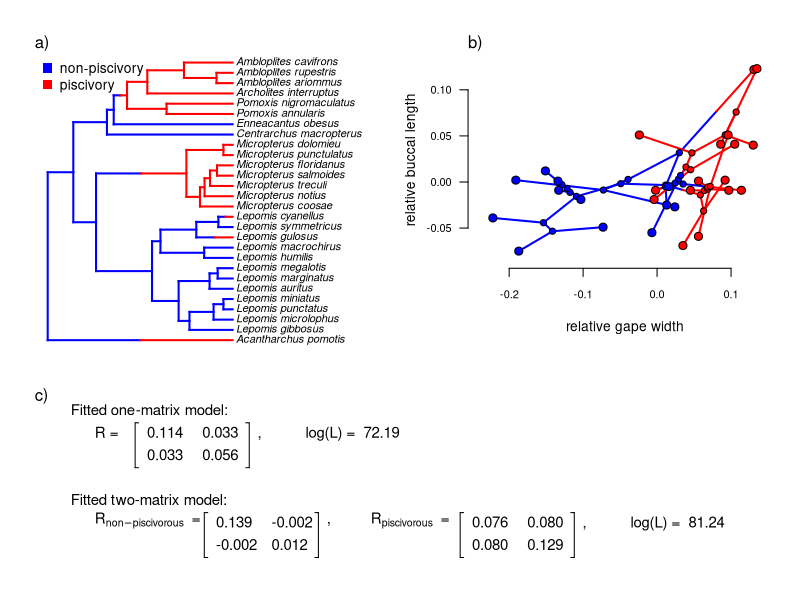

Recreate this plot in R. (Note: this script raises an error after producing the figure.)
library(phytools)

## Figure 1
pdf(file="Figure1.pdf",width=9,height=7)
data(sunfish.tree)
data(sunfish.data)
layout(matrix(c(1,2,3,3),2,2,byrow=TRUE),heights=c(1,0.7))
cols<-setNames(c("blue","red"),c("non","pisc"))
plot(sunfish.tree,cols,ftype="i",
	mar=c(0.1,2.1,3.1,1.1),fsize=0.8)
mtext("a)",line=0,adj=0)
legend("topleft",c("non-piscivory","piscivory"),
	pch=15,col=cols,bty="n",pt.cex=1.5)
par(mar=c(5.1,4.1,3.1,1.1),cex.axis=0.8)
phylomorphospace(sunfish.tree,sunfish.data[,2:3],colors=cols,
	ftype="off",bty="n",xlab="relative gape width",
	ylab="relative buccal length",node.by.map=TRUE,
	las=1,cex.axis=0.8)
mtext("b)",line=0,adj=0)
fit<-evol.vcv(sunfish.tree,sunfish.data[,2:3])
par(mar=c(0.1,2.1,3.1,1.1))
plot(NA,xlim=c(0,1),ylim=c(0.2,1),axes=FALSE)
mtext("c)",line=0,adj=0)
par(cex=0.9)
text(x=0,y=1,"Fitted one-matrix model:",pos=4)
text(x=0,y=0.9,"      R = ",pos=4)
h<-0.05
lines(rep(0.155,2)-h,c(0.75,0.95))
lines(c(0.155,0.16)-h,rep(0.95,2))
lines(c(0.155,0.16)-h,rep(0.75,2))
R=fit$R.single
text(0.16-h,0.9,sprintf("%1.3f",R[1,1]),pos=4)
text(0.16-h,0.8,sprintf("%1.3f",R[1,2]),pos=4)
text(0.24-h,0.9,sprintf("%1.3f",R[2,1]),pos=4)
text(0.24-h,0.8,sprintf("%1.3f",R[2,2]),pos=4)
lines(rep(0.32,2)-h,c(0.75,0.95))
lines(c(0.32,0.315)-h,rep(0.95,2))
lines(c(0.32,0.315)-h,rep(0.75,2))
text(x=0.32-h,y=0.9,paste(",          ","log(L) = ",
	round(fit$logL1,2)),pos=4)
v<-0.4
text(x=0,y=1-v,"Fitted two-matrix model:",pos=4)
text(x=0,y=0.9-v,expression(paste("      ",
	R[non-piscivorous],"  =")),pos=4)
h<-0.05
lines(rep(0.155,2)+h,c(0.75,0.95)-v)
lines(c(0.155,0.16)+h,rep(0.95,2)-v)
lines(c(0.155,0.16)+h,rep(0.75,2)-v)
R=fit$R.multiple[,,1]
text(0.16+h,0.9-v,sprintf("%1.3f",R[1,1]),pos=4)
text(0.16+h,0.8-v,sprintf("%1.3f",R[1,2]),pos=4)
text(0.24+h,0.9-v,sprintf("%1.3f",R[2,1]),pos=4)
text(0.24+h,0.8-v,sprintf("%1.3f",R[2,2]),pos=4)
lines(rep(0.32,2)+h,c(0.75,0.95)-v)
lines(c(0.32,0.315)+h,rep(0.95,2)-v)
lines(c(0.32,0.315)+h,rep(0.75,2)-v)
text(x=0.32+h,y=0.9-v,expression(paste(",    ","      ",
	R[piscivorous],"  =")),pos=4)
h<-0.32+2*h
lines(rep(0.155+h,2),c(0.75,0.95)-v)
lines(c(0.155+h,0.16+h),rep(0.95,2)-v)
lines(c(0.155+h,0.16+h),rep(0.75,2)-v)
R=fit$R.multiple[,,2]
text(0.16+h,0.9-v,sprintf("%1.3f",R[1,1]),pos=4)
text(0.16+h,0.8-v,sprintf("%1.3f",R[1,2]),pos=4)
text(0.24+h,0.9-v,sprintf("%1.3f",R[2,1]),pos=4)
text(0.24+h,0.8-v,sprintf("%1.3f",R[2,2]),pos=4)
lines(rep(0.32+h,2),c(0.75,0.95)-v)
lines(c(0.32+h,0.315+h),rep(0.95,2)-v)
lines(c(0.32+h,0.315+h),rep(0.75,2)-v)
text(x=0.32+h,y=0.9-v,paste(",          ","log(L) = ",
	round(fit$logL.multiple,2)),pos=4)
dev.off()
## end Figure 1

## Table 1
fit.all<-evolvcv.lite(sunfish.tree,sunfish.data[,2:3],
	models="all models")
Table1<-matrix(NA,8,9,dimnames=list(
	names(fit.all),
	c("Model","sig2[1,1]","sig2[1,2]","sig2[2,1]","sig2[2,2]",
	"r[1]","r[2]","log(L)","AIC")))
Table1<-as.data.frame(Table1)
for(i in 1:length(fit.all)){
	Table1[i,1]<-fit.all[[i]]$description
	if(i==1){
		Table1[i,2]<-fit.all[[i]]$R[1,1]
		Table1[i,4]<-fit.all[[i]]$R[2,2]
		Table1[i,6]<-fit.all[[i]]$R[1,2]/sqrt(fit.all[[i]]$R[1,1]*
			fit.all[[i]]$R[2,2])
	} else {
		Table1[i,2]<-fit.all[[i]]$R[[1]][1,1]
		if(fit.all[[i]]$R[[2]][1,1]!=Table1[i,2])
			Table1[i,3]<-fit.all[[i]]$R[[2]][1,1]
		Table1[i,4]<-fit.all[[i]]$R[[1]][2,2]
		if(fit.all[[i]]$R[[2]][2,2]!=Table1[i,4])
			Table1[i,5]<-fit.all[[i]]$R[[2]][2,2]
		Table1[i,6]<-fit.all[[i]]$R[[1]][1,2]/sqrt(
			fit.all[[i]]$R[[1]][1,1]*
			fit.all[[i]]$R[[1]][2,2])
		r2<-fit.all[[i]]$R[[2]][1,2]/sqrt(
			fit.all[[i]]$R[[2]][1,1]*
			fit.all[[i]]$R[[2]][2,2])
		if(r2!=Table1[i,6]) Table1[i,7]<-r2
	}
	Table1[i,8]<-fit.all[[i]]$logLik
	Table1[i,9]<-fit.all[[i]]$AIC
}
xtable(Table1)
## end Table 1

## Figure 2
trop.data<-read.csv(file="tropidurid-data.csv",row.names=1)
trop.tree<-read.simmap(file="tropidurid-tree.tre",format="nexus",
	version=1.5)
pdf(file="Figure2.pdf",width=10,height=6)
cols<-setNames(palette()[c(2,4)],c("n_rock","rock"))
tmp<-trop.tree
tmp$tip.label<-paste(" ",tmp$tip.label)
plot(tmp,outline=TRUE,colors=cols,fsize=0.6,
	direction="upwards",ftype="i",offset=0.1,
	lwd=3)
legend(x="bottomright",c("non rock-dwelling","rock-dwelling"),
	pch=22,pt.bg=palette()[c(2,4)],pt.cex=1.5,bty="n")
dev.off()
## end Figure 2

## Table 2
trop.fits<-evolvcv.lite(trop.tree,trop.data,models="all models")
trop.aic<-sapply(trop.fits,function(x) x$AIC)	
trop.w<-aic.w(trop.aic)

ii<-order(trop.aic)[1:4]
bfits<-trop.fits[ii]
class(bfits)<-class(trop.fits)

TROP.RESULTS<-data.frame(model=names(bfits),
	sig11=sapply(bfits,function(x) x$R[[1]][1,1]),
	sig12=sapply(bfits,function(x) x$R[[2]][1,1]),
	sig21=sapply(bfits,function(x) x$R[[1]][2,2]),
	sig22=sapply(bfits,function(x) x$R[[2]][2,2]),
	r1=sapply(bfits,function(x) cov2cor(x$R[[1]])[1,2]),
	r2=sapply(bfits,function(x) cov2cor(x$R[[2]])[1,2]),
	logL=sapply(bfits,function(x) x$logLik),
	AIC=trop.aic[ii],Akaike.w=as.vector(trop.w[ii]))
rownames(TROP.RESULTS)<-NULL
xtable(TROP.RESULTS)

## SIMULATION

nsim<-20
ntaxa<-100
nmin<-20

## simulate trees
set.seed(99)
Q<-0.5*matrix(c(-2,1,1,1,-2,1,1,1,-2),3,3,dimnames=list(1:3,1:3))
trees<-list()
class(trees)<-c("multiSimmap","multiPhylo")
for(i in 1:nsim){
	tt<-pbtree(n=ntaxa,scale=1)
	mt<-sim.history(tt,Q)
	xx<-as.factor(getStates(mt,"tips"))
	while(any(summary(xx)<nmin)){
		mt<-sim.history(tt,Q)
		xx<-as.factor(getStates(mt,"tips"))
	}
	trees[[i]]<-mt
}

## Model 1 (no difference)
set.seed(11)
MODEL1<-matrix(NA,nsim,8,dimnames=list(1:nsim,paste("AIC(",
	c("1","2","2b","2c","3","3b","3c","4"),")",sep="")))
fits.model1<-list()
for(i in 1:nsim){
	r<-runif(n=1,min=-1,max=1)
	v1<-exp(rnorm(n=1))
	v2<-exp(rnorm(n=1))
	V<-matrix(c(v1,r*sqrt(v1*v2),r*sqrt(v1*v2),v2),2,2)
	X<-sim.corrs(trees[[i]],V)
	fits.model1[[i]]<-evolvcv.lite(trees[[i]],X,models="all models",
		tol=1e-4,try.iter=20)
	MODEL1[i,]<-sapply(fits.model1[[i]],function(x) x$AIC)
}
wMODEL1<-t(apply(MODEL1,1,aic.w))
dMODEL1<-t(apply(MODEL1,1,function(x) x-min(x)))

## Model 2 (different rates, common correlation)
set.seed(21)
MODEL2<-matrix(NA,nsim,8,dimnames=list(1:nsim,paste("AIC(",
	c("1","2","2b","2c","3","3b","3c","4"),")",sep="")))
fits.model2<-list()
for(i in 1:nsim){
	r<-runif(n=1,min=-1,max=1)
	v1<-exp(rnorm(n=3))
	v2<-exp(rnorm(n=3))
	V<-setNames(list(
		matrix(c(v1[1],r*sqrt(v1[1]*v2[1]),r*sqrt(v1[1]*v2[1]),v2[1]),2,2),
		matrix(c(v1[2],r*sqrt(v1[2]*v2[2]),r*sqrt(v1[2]*v2[2]),v2[2]),2,2),
		matrix(c(v1[3],r*sqrt(v1[3]*v2[3]),r*sqrt(v1[3]*v2[3]),v2[3]),2,2)),
		1:3)
	X<-sim.corrs(trees[[i]],V)
	fits.model2[[i]]<-evolvcv.lite(trees[[i]],X,models="all models",
		tol=1e-4,try.iter=20)
	MODEL2[i,]<-sapply(fits.model2[[i]],function(x) x$AIC)
}
wMODEL2<-t(apply(MODEL2,1,aic.w))
dMODEL2<-t(apply(MODEL2,1,function(x) x-min(x)))

## Model 2b (different rates trait 1, common correlation)
set.seed(22)
MODEL2b<-matrix(NA,nsim,8,dimnames=list(1:nsim,paste("AIC(",
	c("1","2","2b","2c","3","3b","3c","4"),")",sep="")))
fits.model2b<-list()
for(i in 1:nsim){
	r<-runif(n=1,min=-1,max=1)
	v1<-exp(rnorm(n=3))
	v2<-rep(exp(rnorm(n=1)),3)
	V<-setNames(list(
		matrix(c(v1[1],r*sqrt(v1[1]*v2[1]),r*sqrt(v1[1]*v2[1]),v2[1]),2,2),
		matrix(c(v1[2],r*sqrt(v1[2]*v2[2]),r*sqrt(v1[2]*v2[2]),v2[2]),2,2),
		matrix(c(v1[3],r*sqrt(v1[3]*v2[3]),r*sqrt(v1[3]*v2[3]),v2[3]),2,2)),
		1:3)
	X<-sim.corrs(trees[[i]],V)
	fits.model2b[[i]]<-evolvcv.lite(trees[[i]],X,models="all models",
		tol=1e-4,try.iter=20)
	MODEL2b[i,]<-sapply(fits.model2b[[i]],function(x) x$AIC)
}
wMODEL2b<-t(apply(MODEL2b,1,aic.w))
dMODEL2b<-t(apply(MODEL2b,1,function(x) x-min(x)))

## Model 2c (different rates trait 2, common correlation)
set.seed(23)
MODEL2c<-matrix(NA,nsim,8,dimnames=list(1:nsim,paste("AIC(",
	c("1","2","2b","2c","3","3b","3c","4"),")",sep="")))
fits.model2c<-list()
for(i in 1:nsim){
	r<-runif(n=1,min=-1,max=1)
	v1<-rep(exp(rnorm(n=1)),3)
	v2<-exp(rnorm(n=3))
	V<-setNames(list(
		matrix(c(v1[1],r*sqrt(v1[1]*v2[1]),r*sqrt(v1[1]*v2[1]),v2[1]),2,2),
		matrix(c(v1[2],r*sqrt(v1[2]*v2[2]),r*sqrt(v1[2]*v2[2]),v2[2]),2,2),
		matrix(c(v1[3],r*sqrt(v1[3]*v2[3]),r*sqrt(v1[3]*v2[3]),v2[3]),2,2)),
		1:3)
	X<-sim.corrs(trees[[i]],V)
	fits.model2c[[i]]<-evolvcv.lite(trees[[i]],X,models="all models",
		tol=1e-4,try.iter=20)
	MODEL2c[i,]<-sapply(fits.model2c[[i]],function(x) x$AIC)
}
wMODEL2c<-t(apply(MODEL2c,1,aic.w))
dMODEL2c<-t(apply(MODEL2c,1,function(x) x-min(x)))

## Model 3 (same rates, different correlations)
set.seed(31)
MODEL3<-matrix(NA,nsim,8,dimnames=list(1:nsim,paste("AIC(",
	c("1","2","2b","2c","3","3b","3c","4"),")",sep="")))
fits.model3<-list()
for(i in 1:nsim){
	r<-runif(n=3,min=-1,max=1)
	v1<-rep(exp(rnorm(n=1)),3)
	v2<-rep(exp(rnorm(n=1)),3)
	V<-setNames(list(
		matrix(c(v1[1],r[1]*sqrt(v1[1]*v2[1]),r[1]*sqrt(v1[1]*v2[1]),v2[1]),2,2),
		matrix(c(v1[2],r[2]*sqrt(v1[2]*v2[2]),r[2]*sqrt(v1[2]*v2[2]),v2[2]),2,2),
		matrix(c(v1[3],r[3]*sqrt(v1[3]*v2[3]),r[3]*sqrt(v1[3]*v2[3]),v2[3]),2,2)),
		1:3)
	X<-sim.corrs(trees[[i]],V)
	fits.model3[[i]]<-evolvcv.lite(trees[[i]],X,models="all models",
		tol=1e-4,try.iter=30) ## changed to 30
	MODEL3[i,]<-sapply(fits.model3[[i]],function(x) x$AIC)
}
wMODEL3<-t(apply(MODEL3,1,aic.w))
dMODEL3<-t(apply(MODEL3,1,function(x) x-min(x)))

## Model 3b (different rates trait 1, different correlations)
set.seed(32)
MODEL3b<-matrix(NA,nsim,8,dimnames=list(1:nsim,paste("AIC(",
	c("1","2","2b","2c","3","3b","3c","4"),")",sep="")))
fits.model3b<-list()
for(i in 1:nsim){
	r<-runif(n=3,min=-1,max=1)
	v1<-exp(rnorm(n=3))
	v2<-rep(exp(rnorm(n=1)),3)
	V<-setNames(list(
		matrix(c(v1[1],r[1]*sqrt(v1[1]*v2[1]),r[1]*sqrt(v1[1]*v2[1]),v2[1]),2,2),
		matrix(c(v1[2],r[2]*sqrt(v1[2]*v2[2]),r[2]*sqrt(v1[2]*v2[2]),v2[2]),2,2),
		matrix(c(v1[3],r[3]*sqrt(v1[3]*v2[3]),r[3]*sqrt(v1[3]*v2[3]),v2[3]),2,2)),
		1:3)
	X<-sim.corrs(trees[[i]],V)
	fits.model3b[[i]]<-evolvcv.lite(trees[[i]],X,models="all models",
		tol=1e-4,try.iter=20)
	MODEL3b[i,]<-sapply(fits.model3b[[i]],function(x) x$AIC)
}
wMODEL3b<-t(apply(MODEL3b,1,aic.w))
dMODEL3b<-t(apply(MODEL3b,1,function(x) x-min(x)))

## Model 3c (different rates trait 2, different correlations)
set.seed(33)
MODEL3c<-matrix(NA,nsim,8,dimnames=list(1:nsim,paste("AIC(",
	c("1","2","2b","2c","3","3b","3c","4"),")",sep="")))
fits.model3c<-list()
for(i in 1:nsim){
	r<-runif(n=3,min=-1,max=1)
	v1<-rep(exp(rnorm(n=1)),3)
	v2<-exp(rnorm(n=3))
	V<-setNames(list(
		matrix(c(v1[1],r[1]*sqrt(v1[1]*v2[1]),r[1]*sqrt(v1[1]*v2[1]),v2[1]),2,2),
		matrix(c(v1[2],r[2]*sqrt(v1[2]*v2[2]),r[2]*sqrt(v1[2]*v2[2]),v2[2]),2,2),
		matrix(c(v1[3],r[3]*sqrt(v1[3]*v2[3]),r[3]*sqrt(v1[3]*v2[3]),v2[3]),2,2)),
		1:3)
	X<-sim.corrs(trees[[i]],V)
	fits.model3c[[i]]<-evolvcv.lite(trees[[i]],X,models="all models",
		tol=1e-4,try.iter=20) 
	MODEL3c[i,]<-sapply(fits.model3c[[i]],function(x) x$AIC)
}
wMODEL3c<-t(apply(MODEL3c,1,aic.w))
dMODEL3c<-t(apply(MODEL3c,1,function(x) x-min(x)))

## Model 4 (no common structure)
set.seed(41)
MODEL4<-matrix(NA,nsim,8,dimnames=list(1:nsim,paste("AIC(",
	c("1","2","2b","2c","3","3b","3c","4"),")",sep="")))
fits.model4<-list()
for(i in 1:nsim){
	r<-runif(n=3,min=-1,max=1)
	v1<-exp(rnorm(n=3))
	v2<-exp(rnorm(n=3))
	V<-setNames(list(
		matrix(c(v1[1],r[1]*sqrt(v1[1]*v2[1]),r[1]*sqrt(v1[1]*v2[1]),v2[1]),2,2),
		matrix(c(v1[2],r[2]*sqrt(v1[2]*v2[2]),r[2]*sqrt(v1[2]*v2[2]),v2[2]),2,2),
		matrix(c(v1[3],r[3]*sqrt(v1[3]*v2[3]),r[3]*sqrt(v1[3]*v2[3]),v2[3]),2,2)),
		1:3)
	X<-sim.corrs(trees[[i]],V)
	fits.model4[[i]]<-evolvcv.lite(trees[[i]],X,models="all models",
		tol=1e-4,try.iter=20)
	MODEL4[i,]<-sapply(fits.model4[[i]],function(x) x$AIC)
}
wMODEL4<-t(apply(MODEL4,1,aic.w))
dMODEL4<-t(apply(MODEL4,1,function(x) x-min(x)))

W<-rbind(
	colMeans(wMODEL1),
	colMeans(wMODEL2),
	colMeans(wMODEL2b),
	colMeans(wMODEL2c),
	colMeans(wMODEL3),
	colMeans(wMODEL3b),
	colMeans(wMODEL3c),
	colMeans(wMODEL4))
rownames(W)<-colnames(W)<-paste("model",c("1","2","2b","2c","3","3b","3c","4"))

pdf(file="Figure4.pdf",width=12,height=8)
par(mar=c(1.1,1.1,1.1,1.1))
plot(NA,xlim=c(-0.15,1.15),ylim=c(0,1.1),axes=FALSE)
for(i in 1:ncol(W)){
	for(j in 1:nrow(W)){
		xx<-c(0,1/8)+(i-1)/8
		xx<-c(xx,xx[2:1])
		yy<-c(7/8,1)-(j-1)/8
		yy<-c(yy[1],yy,yy[2])
		polygon(x=xx,y=yy,
			col=rgb(colorRamp(c("white",palette()[2]))(W[i,j]/max(W)),
			maxColorValue=255))
		if(j==1) text(mean(xx),1,rownames(W)[i],pos=3)
		if(i==1) text(0,mean(yy),rownames(W)[j],pos=2)
	}
}
text(-0.15,0.5,"Generating model in simulation",cex=1.2,srt=90)
text(0.55,1.1,"Mean Akaike weight by model",cex=1.2)

cols<-rgb(colorRamp(c("white",palette()[2]))(seq(0,1,length.out=100)),
	maxColorValue=255)
LWD<-diff(par()$usr[1:2])/dev.size("px")[1]
nticks<-10
Y<-cbind(seq(0.05,0.95,length.out=nticks),
	seq(0.05,0.95,length.out=nticks))
X<-cbind(rep(1.1+LWD*10/2,nticks),
	rep(1.1+LWD*10/2+0.01,nticks))
for(i in 1:nrow(Y)) lines(X[i,],Y[i,])
add.color.bar(0.9,cols,title="",lims=NULL,
	digits=2,direction="upwards",subtitle="",lwd = 15,x=1.1,y=0.05,
	prompt=FALSE)
text(x=1.05,y=0.5,"mean Akaike weight",srt=90)
text(x=X[,2],y=Y[,2],signif(seq(0,max(W),length.out=nticks),
	2),pos=4,cex=0.7)
dev.off()

## Figure 3
## Model 3b (different rates trait 1, different correlations)
set.seed(3)
r<-runif(n=3,min=-1,max=1)
v1<-exp(rnorm(n=3))
v2<-rep(exp(rnorm(n=1)),3)
V<-setNames(list(
	matrix(c(v1[1],r[1]*sqrt(v1[1]*v2[1]),r[1]*sqrt(v1[1]*v2[1]),v2[1]),2,2),
	matrix(c(v1[2],r[2]*sqrt(v1[2]*v2[2]),r[2]*sqrt(v1[2]*v2[2]),v2[2]),2,2),
	matrix(c(v1[3],r[3]*sqrt(v1[3]*v2[3]),r[3]*sqrt(v1[3]*v2[3]),v2[3]),2,2)),
	1:3)
V
X<-sim.corrs(trees[[ii<-sample(1:20,1)]],V)
library(RColorBrewer)
cols<-setNames(brewer.pal(3,"Dark2"),1:3)
pdf(file="Figure3.pdf",width=12,height=7)
par(fg="#404040",mfrow=c(1,2))
plot(trees[[ii]],lwd=2,colors=cols,outline=TRUE,ftype="off",mar=c(2.1,4.1,3.1,1.1))
legend("bottomleft",paste("regime",1:3),pch=22,col="#404040",
	pt.bg=cols,bty="n",pt.cex=1.2,cex=0.8)
mtext("a)",adj=0,cex=1.2)
par(mar=c(5.1,4.1,3.1,1.1))
phylomorphospace(trees[[ii]],X,ftype="off",colors=cols,node.size=c(0,1),
	node.by.map=TRUE,bty="n",xlab=expression(x[1]),ylab=expression(x[2]),
	las=1)
mtext("b)",adj=0,cex=1.2)
dev.off()

bestModel<-matrix(NA,8,4,dimnames=
	list(paste("model",c("1","2","2b","2c","3","3b","3c","4")),
	c("Best","2nd best","3rd best",">=4th")))
for(i in 1:3)
	bestModel[1,i]<-mean(apply(MODEL1,1,function(x) which(order(x)==1)==i))
bestModel[1,4]<-1-sum(bestModel[1,1:3])

for(i in 1:3)
	bestModel[2,i]<-mean(apply(MODEL2,1,function(x) which(order(x)==2)==i))
bestModel[2,4]<-1-sum(bestModel[2,1:3])

for(i in 1:3)
	bestModel[3,i]<-mean(apply(MODEL2b,1,function(x) which(order(x)==3)==i))
bestModel[3,4]<-1-sum(bestModel[3,1:3])

for(i in 1:3)
	bestModel[4,i]<-mean(apply(MODEL2c,1,function(x) which(order(x)==4)==i))
bestModel[4,4]<-1-sum(bestModel[4,1:3])

for(i in 1:3)
	bestModel[5,i]<-mean(apply(MODEL3,1,function(x) which(order(x)==5)==i))
bestModel[5,4]<-1-sum(bestModel[5,1:3])

for(i in 1:3)
	bestModel[6,i]<-mean(apply(MODEL3b,1,function(x) which(order(x)==6)==i))
bestModel[6,4]<-1-sum(bestModel[6,1:3])

for(i in 1:3)
	bestModel[7,i]<-mean(apply(MODEL3c,1,function(x) which(order(x)==7)==i))
bestModel[7,4]<-1-sum(bestModel[7,1:3])

for(i in 1:3)
	bestModel[8,i]<-mean(apply(MODEL4,1,function(x) which(order(x)==8)==i))
bestModel[8,4]<-1-sum(bestModel[8,1:3])
